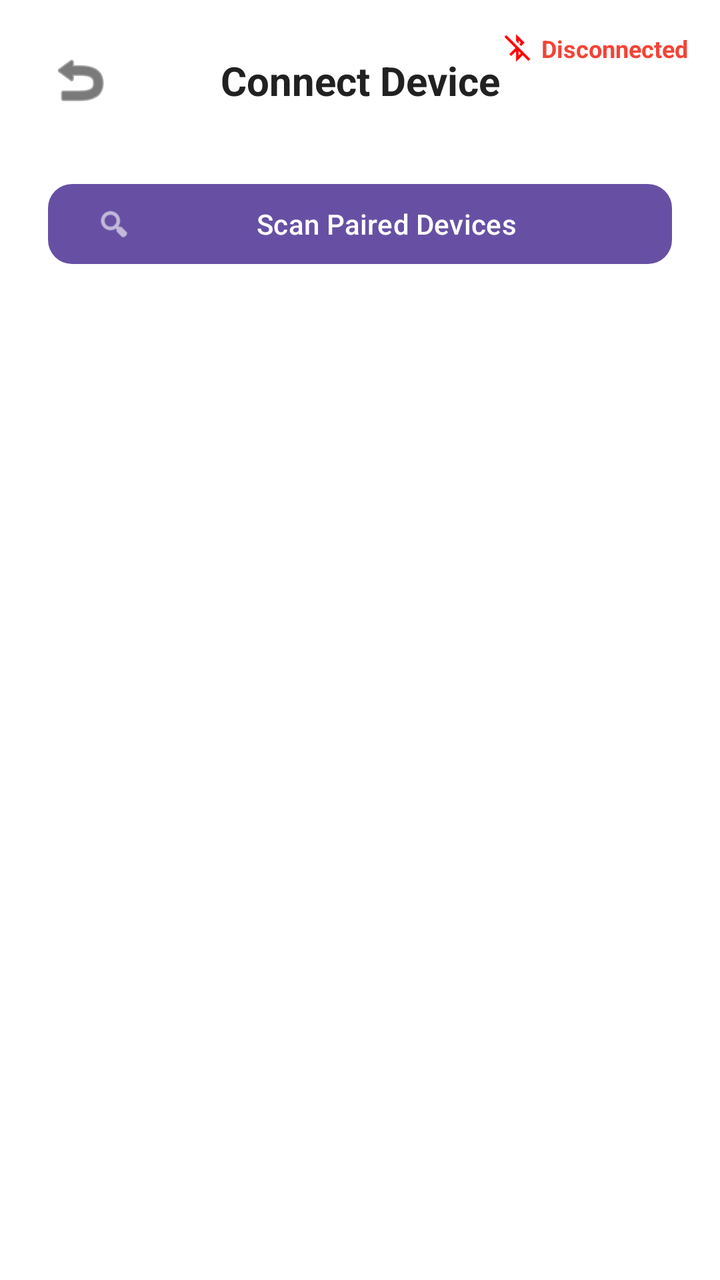
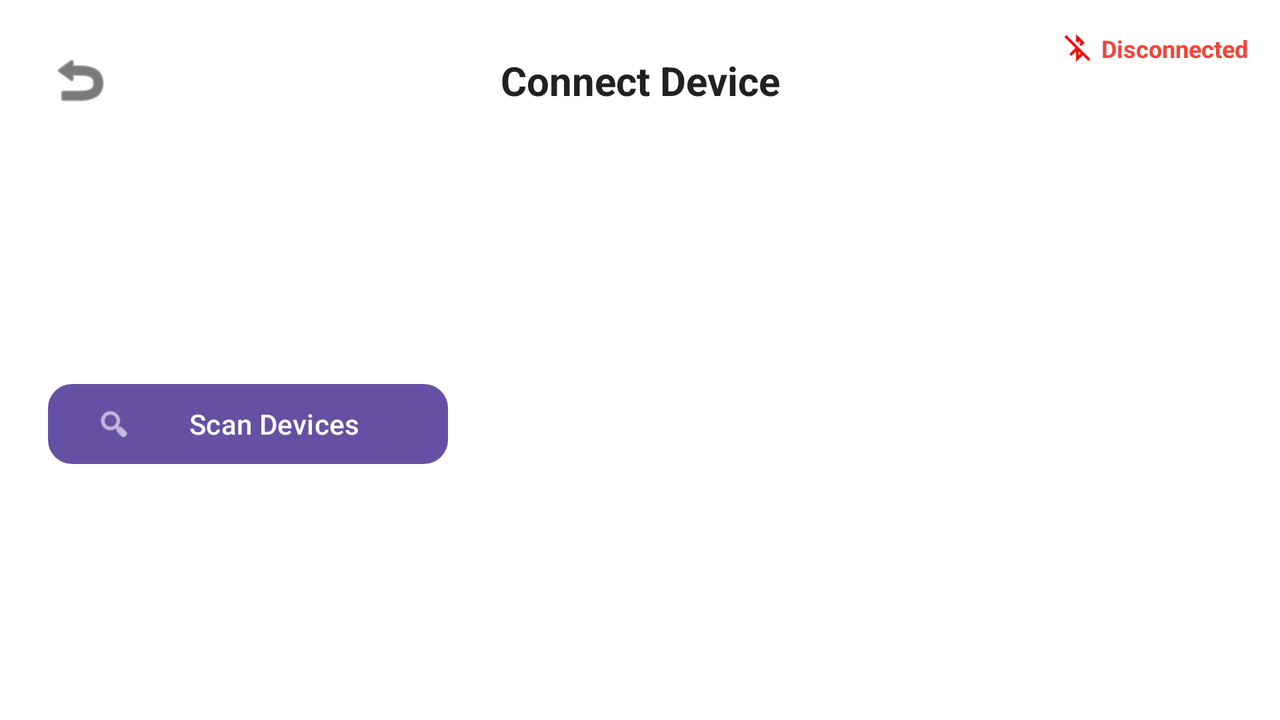

An Android layout and its configuration variant, each rendered on a device that would load it. The default file and the variant file are quoted in full after the pictures.
<!-- AndroidManifest.xml: application theme Theme.KNSS -->
<!-- res/layout/scan_device.xml -->
<?xml version="1.0" encoding="utf-8"?>
<androidx.constraintlayout.widget.ConstraintLayout xmlns:android="http://schemas.android.com/apk/res/android"
    xmlns:app="http://schemas.android.com/apk/res-auto"
    android:layout_width="match_parent"
    android:layout_height="match_parent"
    android:background="#FFFFFF">

    <LinearLayout
        android:id="@+id/statusContainer"
        android:layout_width="wrap_content"
        android:layout_height="wrap_content"
        android:layout_marginTop="16dp"
        android:layout_marginEnd="16dp"
        android:gravity="center_vertical"
        android:orientation="horizontal"
        app:layout_constraintEnd_toEndOf="parent"
        app:layout_constraintTop_toTopOf="parent">

        <ImageView
            android:id="@+id/statusIcon"
            android:layout_width="16dp"
            android:layout_height="16dp"
            android:layout_marginEnd="4dp"
            android:src="@drawable/disconnected" />

        <TextView
            android:id="@+id/connectionStatus"
            android:layout_width="wrap_content"
            android:layout_height="wrap_content"
            android:text="Disconnected"
            android:textColor="#F44336"
            android:textSize="12sp"
            android:textStyle="bold" />
    </LinearLayout>

    <ImageButton
        android:id="@+id/btnBack"
        android:layout_width="48dp"
        android:layout_height="48dp"
        android:layout_marginStart="16dp"
        android:layout_marginTop="16dp"
        android:background="?attr/selectableItemBackgroundBorderless"
        android:src="@android:drawable/ic_menu_revert"
        app:layout_constraintStart_toStartOf="parent"
        app:layout_constraintTop_toTopOf="parent"
        app:tint="#212121" />

    <TextView
        android:id="@+id/title"
        android:layout_width="wrap_content"
        android:layout_height="wrap_content"
        android:text="Connect Device"
        android:textColor="#212121"
        android:textSize="20sp"
        android:textStyle="bold"
        app:layout_constraintBottom_toBottomOf="@+id/btnBack"
        app:layout_constraintEnd_toEndOf="parent"
        app:layout_constraintStart_toStartOf="parent"
        app:layout_constraintTop_toTopOf="@+id/btnBack" />

    <com.google.android.material.button.MaterialButton
        android:id="@+id/btnScan"
        android:layout_width="0dp"
        android:layout_height="wrap_content"
        android:layout_margin="24dp"
        android:text="Scan Paired Devices"
        android:textAllCaps="false"
        app:cornerRadius="12dp"
        app:icon="@android:drawable/ic_menu_search"
        app:layout_constraintEnd_toEndOf="parent"
        app:layout_constraintStart_toStartOf="parent"
        app:layout_constraintTop_toBottomOf="@+id/btnBack" />

    <ListView
        android:id="@+id/deviceList"
        android:layout_width="0dp"
        android:layout_height="0dp"
        android:layout_marginTop="16dp"
        android:divider="#EEEEEE"
        android:dividerHeight="1dp"
        android:paddingHorizontal="16dp"
        app:layout_constraintBottom_toBottomOf="parent"
        app:layout_constraintEnd_toEndOf="parent"
        app:layout_constraintStart_toStartOf="parent"
        app:layout_constraintTop_toBottomOf="@+id/btnScan" />

</androidx.constraintlayout.widget.ConstraintLayout>
<!-- resources referenced by this layout -->
<resources>
  <!-- drawable disconnected: png bitmap (drawable, 633 bytes) -->
  <style name="Theme.KNSS" parent="Base.Theme.KNSS" />
  <style name="Base.Theme.KNSS" parent="Theme.Material3.DayNight.NoActionBar">
          
          
      </style>
</resources>
<!-- res/layout-land/scan_device.xml (the repository's variant of the layout above) -->
<!-- drawn on the phone turned sideways -->
<?xml version="1.0" encoding="utf-8"?>
<androidx.constraintlayout.widget.ConstraintLayout xmlns:android="http://schemas.android.com/apk/res/android"
    xmlns:app="http://schemas.android.com/apk/res-auto"
    android:layout_width="match_parent"
    android:layout_height="match_parent"
    android:background="#FFFFFF">

    <LinearLayout
        android:id="@+id/statusContainer"
        android:layout_width="wrap_content"
        android:layout_height="wrap_content"
        android:layout_marginTop="16dp"
        android:layout_marginEnd="16dp"
        android:gravity="center_vertical"
        android:orientation="horizontal"
        app:layout_constraintEnd_toEndOf="parent"
        app:layout_constraintTop_toTopOf="parent">

        <ImageView
            android:id="@+id/statusIcon"
            android:layout_width="16dp"
            android:layout_height="16dp"
            android:layout_marginEnd="4dp"
            android:src="@drawable/disconnected" />

        <TextView
            android:id="@+id/connectionStatus"
            android:layout_width="wrap_content"
            android:layout_height="wrap_content"
            android:text="Disconnected"
            android:textColor="#F44336"
            android:textSize="12sp"
            android:textStyle="bold" />
    </LinearLayout>

    <ImageButton
        android:id="@+id/btnBack"
        android:layout_width="48dp"
        android:layout_height="48dp"
        android:layout_marginStart="16dp"
        android:layout_marginTop="16dp"
        android:background="?attr/selectableItemBackgroundBorderless"
        android:src="@android:drawable/ic_menu_revert"
        app:layout_constraintStart_toStartOf="parent"
        app:layout_constraintTop_toTopOf="parent"
        app:tint="#212121" />

    <TextView
        android:id="@+id/title"
        android:layout_width="wrap_content"
        android:layout_height="wrap_content"
        android:text="Connect Device"
        android:textColor="#212121"
        android:textSize="20sp"
        android:textStyle="bold"
        app:layout_constraintBottom_toBottomOf="@+id/btnBack"
        app:layout_constraintEnd_toEndOf="parent"
        app:layout_constraintStart_toStartOf="parent"
        app:layout_constraintTop_toTopOf="@+id/btnBack" />

    <com.google.android.material.button.MaterialButton
        android:id="@+id/btnScan"
        android:layout_width="200dp"
        android:layout_height="wrap_content"
        android:layout_marginStart="24dp"
        android:text="Scan Devices"
        android:textAllCaps="false"
        app:cornerRadius="12dp"
        app:icon="@android:drawable/ic_menu_search"
        app:layout_constraintBottom_toBottomOf="parent"
        app:layout_constraintStart_toStartOf="parent"
        app:layout_constraintTop_toBottomOf="@+id/btnBack" />

    <ListView
        android:id="@+id/deviceList"
        android:layout_width="0dp"
        android:layout_height="0dp"
        android:layout_marginStart="24dp"
        android:layout_marginTop="16dp"
        android:layout_marginEnd="24dp"
        android:layout_marginBottom="16dp"
        android:divider="#EEEEEE"
        android:dividerHeight="1dp"
        app:layout_constraintBottom_toBottomOf="parent"
        app:layout_constraintEnd_toEndOf="parent"
        app:layout_constraintStart_toEndOf="@+id/btnScan"
        app:layout_constraintTop_toBottomOf="@+id/btnBack" />

</androidx.constraintlayout.widget.ConstraintLayout>
